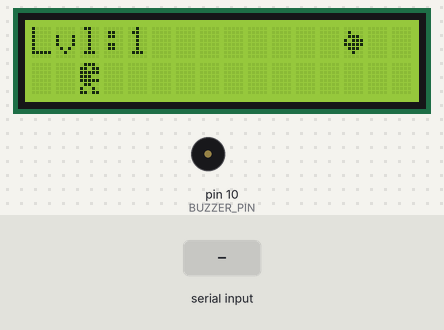
A sketch run on a simulated Arduino Uno, built with avr-gcc and run on an emulated ATmega328P. Shown: 16×2 character LCD, buzzer (waves = sounding). The test bench sets the inputs (shaded band). Random numbers use the default seed unless the sketch sets one; what the sketch prints to the serial monitor is not drawn.

Above: at 1.5 s.
1.6 s: "s90\n" received over Serial
At 2.79 s:
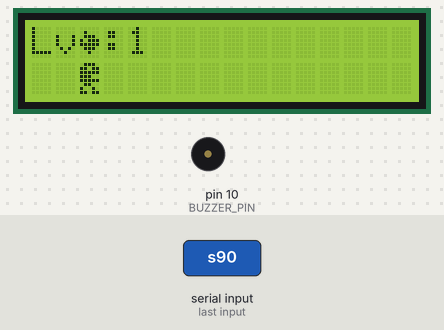
4.5 s: "j90\n" received over Serial
At 5.7 s:
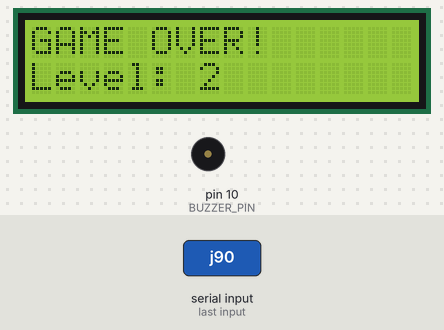
6.5 s: "p90\n" received over Serial
At 7.7 s:
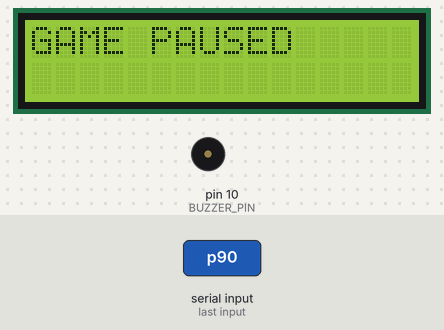
8.0 s: "r90\n" received over Serial
At 8.48 s:
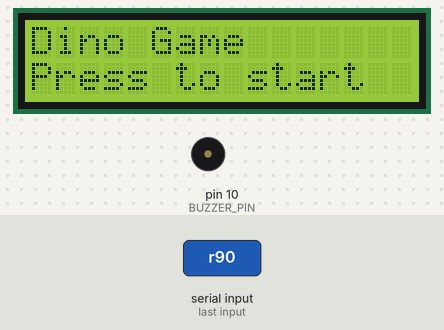
9.8 s: "s,45\n" received over Serial
At 11.1 s:
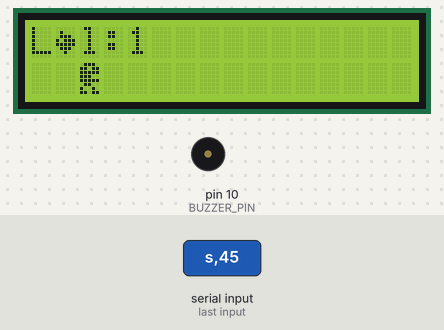
12.8 s: "p,45\n" received over Serial
At 13.03 s:
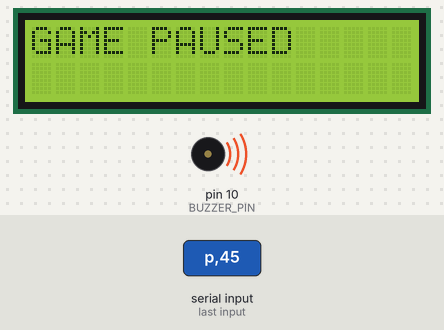
Timing chart, 0 to 15.7 s (numbered marks = the images above; inputs shaded):
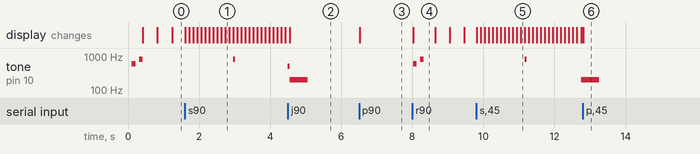

Measured:
- after the input at 1.6 s, tone on pin 10 (BUZZER_PIN): silent → 800 Hz after 1.4 s, → silent 0.05 s later
- after the input at 6.5 s, the display: changes at once (image 3)
- after the input at 8.0 s, tone on pin 10 (BUZZER_PIN): silent → 600 Hz at once, → silent 0.10 s later, → 800 Hz 0.10 s later, → silent 0.10 s later; the display: changes at once (image 4)
- after the input at 9.8 s, tone on pin 10 (BUZZER_PIN): silent → 800 Hz after 1.4 s, → silent 0.05 s later, → 200 Hz 1.5 s later
- after the input at 12.8 s, the display: changes at once (image 6)
- what the display in image 4 shows lasts 0.6 s, from 8.0 s to 8.6 s

The sketch:

Dino.ino
```cpp
#include <Wire.h>
#include <LiquidCrystal_I2C.h>

LiquidCrystal_I2C lcd(0x27, 16, 2);

// Game constants
#define JUMP_DURATION 300
#define INITIAL_SPEED 400

// Pins
#define BUTTON_PIN 8
#define BUZZER_PIN 10

// Game variables
int gameSpeed = INITIAL_SPEED;
int level = 1;
bool gameOver = false;
bool isPaused = false;
unsigned long lastUpdate = 0;
bool jumpState = false;
unsigned long jumpStart = 0;


int dinoPos = 1;
int obstaclePos = 15;
int obstacleType = random(1, 3);
int obstacleLine = (obstacleType == 2) ? 0 : 1;


// Game characters
byte dino[8] = {0b01110, 0b11011, 0b11111, 0b11100, 0b11111, 0b01100, 0b10010, 0b11011};
byte cactus[8] = {0b00100, 0b00101, 0b10101, 0b10101, 0b10111, 0b11100, 0b00100, 0b00100};
byte bird[8] = {0b00000, 0b01000, 0b01110, 0b10111, 0b11111, 0b01110, 0b00100, 0b00000};

void setup() {
  Serial.begin(9600);
  while (!Serial) {}

  pinMode(BUZZER_PIN, OUTPUT);
  pinMode(BUTTON_PIN, INPUT_PULLUP);

  lcd.init();
  lcd.backlight();

  // Create custom characters
  lcd.createChar(0, dino);
  lcd.createChar(1, cactus);
  lcd.createChar(2, bird);

  showStartScreen();
  Serial.println("READY");  // Сигнал о готовности
}

void loop() {
  handleSerialCommands();

  if (!gameOver && !isPaused) {
    gameUpdate();
  }

  // Регулярная отправка состояния
  static unsigned long lastStatusSend = 0;
  if (millis() - lastStatusSend > 500) {
    sendGameStatus();
    lastStatusSend = millis();
  }
}

void handleSerialCommands() {
  if (Serial.available()) {
    char cmd = Serial.read();

    switch (cmd) {
      case 'j': // Jump
        if (!isPaused && !gameOver) {
          jumpState = true;
          jumpStart = millis();
          tone(BUZZER_PIN, 500, 100);
        }
        break;

      case 'p': // Pause
        isPaused = !isPaused;
        if (isPaused) {
          Serial.println("STATUS:PAUSED");
          lcd.clear();
          lcd.print("GAME PAUSED");
        } else {
          Serial.println("STATUS:ACTIVE");
          lastUpdate = millis(); // Reset timer
        }
        break;

      case 's': // Set speed
        gameSpeed = Serial.parseInt();
        gameSpeed = constrain(gameSpeed, 100, 1000);
        break;

      case 'r': // Reset game
        resetGame();
        // Полный сброс игрового состояния
        lastUpdate = millis();
        obstaclePos = 15;
        obstacleType = random(1, 3);
        obstacleLine = (obstacleType == 2) ? 0 : 1;
        dinoPos = 1;
        jumpState = false;
        Serial.println("STATUS:GAME_RESET");
        break;

      case '?': // Status request
        sendGameStatus();
        break;
    }
  }
}

void gameUpdate() {
  if (millis() - lastUpdate > gameSpeed) {

    // Handle jumping
    if (jumpState && (millis() - jumpStart > JUMP_DURATION)) {
      jumpState = false;
      dinoPos = 1;
    } else if (jumpState) {
      dinoPos = 0;
    }

    lcd.clear();

    // Display level
    lcd.setCursor(0, 0);
    lcd.print("Lvl:");
    lcd.print(level);

    // Draw dino
    lcd.setCursor(2, dinoPos);
    lcd.write(0);

    // Draw obstacle
    lcd.setCursor(obstaclePos, obstacleLine);
    lcd.write(obstacleType);

    // Collision detection
    if (obstaclePos == 2 && obstacleLine == dinoPos) {
      endGame();
      return;
    }

    obstaclePos--;

    if (obstaclePos < 0) {
      obstaclePos = 15;
      obstacleType = random(1, 3);
      obstacleLine = (obstacleType == 2) ? 0 : 1;
      level++;
      gameSpeed = max(100, gameSpeed - 20);
      tone(BUZZER_PIN, 800, 50);
    }

    lastUpdate = millis();
  }
}

void sendGameStatus() {
  Serial.print("STATUS:");
  Serial.print(gameOver ? "GAME_OVER" : "RUNNING");
  Serial.print(":");
  Serial.print(isPaused ? "PAUSED" : "ACTIVE");
  Serial.print(":");
  Serial.println(level);
}

void endGame() {
  gameOver = true;
  lcd.clear();
  lcd.print("GAME OVER!");
  lcd.setCursor(0, 1);
  lcd.print("Level: ");
  lcd.print(level);

  tone(BUZZER_PIN, 200, 500);
  sendGameStatus();
}

void resetGame() {
  gameOver = false;
  isPaused = false;
  level = 1;
  gameSpeed = INITIAL_SPEED;
  showStartScreen();
  sendGameStatus();
}

void showStartScreen() {
  lcd.clear();
  lcd.print("Dino Game");
  lcd.setCursor(0, 1);
  lcd.print("Press to start");

  tone(BUZZER_PIN, 600, 100);
  delay(200);
  tone(BUZZER_PIN, 800, 100);
}
```
